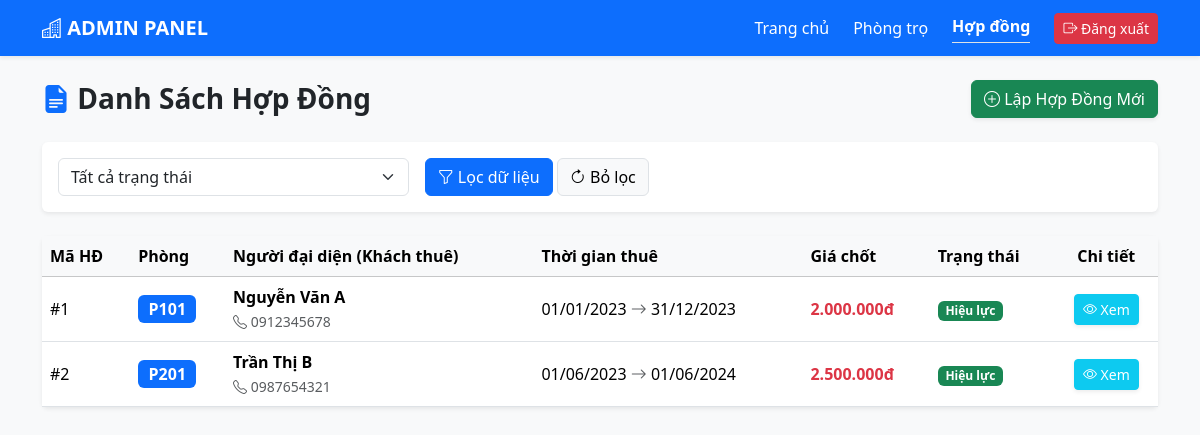
The app's page /index.php?controller=contract&action=index (signed in) with its own data.
### tables this page shows
CREATE TABLE `contracts` (
  `id` INT AUTO_INCREMENT PRIMARY KEY,
  `room_id` INT NOT NULL,
  `tenant_id` INT NOT NULL,
  `start_date` DATE NOT NULL,
  `end_date` DATE NOT NULL,
  `rental_price` DECIMAL(10,2) NOT NULL,
  `deposit` DECIMAL(10,2) DEFAULT 0,
  `status` ENUM('active', 'terminated', 'expired') DEFAULT 'active',
  `created_at` DATETIME DEFAULT CURRENT_TIMESTAMP,
  FOREIGN KEY (`room_id`) REFERENCES `rooms`(`id`) ON DELETE RESTRICT ON UPDATE CASCADE,
  FOREIGN KEY (`tenant_id`) REFERENCES `tenants`(`id`) ON DELETE RESTRICT ON UPDATE CASCADE
);

CREATE TABLE `rooms` (
  `id` INT AUTO_INCREMENT PRIMARY KEY,
  `room_number` VARCHAR(20) NOT NULL UNIQUE,
  `room_type_id` INT NOT NULL,
  `price` DECIMAL(10,2) NOT NULL,
  `status` ENUM('empty', 'rented', 'maintenance') DEFAULT 'empty',
  `max_occupants` INT DEFAULT 2,
  `description` TEXT,
  FOREIGN KEY (`room_type_id`) REFERENCES `room_types`(`id`) ON DELETE RESTRICT ON UPDATE CASCADE
);

CREATE TABLE `tenants` (
  `id` INT AUTO_INCREMENT PRIMARY KEY,
  `user_id` INT DEFAULT NULL,
  `fullname` VARCHAR(100) NOT NULL,
  `id_card` VARCHAR(20) NOT NULL UNIQUE,
  `phone` VARCHAR(15),
  `hometown` VARCHAR(100),
  `date_of_birth` DATE,
  FOREIGN KEY (`user_id`) REFERENCES `users`(`id`) ON DELETE SET NULL ON UPDATE CASCADE
);

### controllers/ContractController.php (called while the page is built, shortened)
<?php
require_once 'models/ContractModel.php';
class ContractController extends Controller {
    private $contractModel;
    public function __construct() {
        $database = new Database();
        $db = $database->getConnection();
        $this->contractModel = new ContractModel($db);
    }
    public function index() {
        $statusFilter = isset($_GET['status']) ? $_GET['status'] : '';
        $contracts = $this->contractModel->getAllContracts($statusFilter);
        $data = [
            'contracts' => $contracts,
            'currentStatus' => $statusFilter,
            'success_msg' => isset($_SESSION['success_msg']) ? $_SESSION['success_msg'] : '',
            'error_msg' => isset($_SESSION['error_msg']) ? $_SESSION['error_msg'] : ''
        ];
        $this->view('contracts/index', $data);
    }
}
?>

### models/ContractModel.php (called while the page is built, shortened)
<?php
class ContractModel {
    private $conn;
    public function __construct($db) {
        $this->conn = $db;
    }
    public function getAllContracts($statusFilter = '') {
        $query = "SELECT c.*, r.room_number, t.fullname as tenant_name, t.id_card, t.phone
                  FROM contracts c
                  JOIN rooms r ON c.room_id = r.id
                  JOIN tenants t ON c.tenant_id = t.id ";
        $query .= " ORDER BY c.created_at DESC";
        $stmt = $this->conn->prepare($query);
        $stmt->execute();
        return $stmt->fetchAll(PDO::FETCH_ASSOC);
    }
}
?>

### views/contracts/index.php (the view, shortened to what this page needs)
<!DOCTYPE html>
<html lang="vi">
<head>
    <link href="https://cdn.jsdelivr.net/npm/bootstrap@5.3.2/dist/css/bootstrap.min.css" rel="stylesheet">
    <link rel="stylesheet" href="https://cdn.jsdelivr.net/npm/bootstrap-icons@1.11.1/font/bootstrap-icons.css">
</head>
<body class="bg-light">
<nav class="navbar navbar-expand-lg navbar-dark bg-primary shadow-sm mb-4">
  <div class="container">
    <a class="navbar-brand fw-bold" href="index.php?controller=home&action=index"><i class="bi bi-buildings"></i> ADMIN PANEL</a>
    <div class="d-flex align-items-center text-white">
        <a href="index.php?controller=home&action=index" class="text-white text-decoration-none me-4">Trang chủ</a>
        <a href="index.php?controller=room&action=index" class="text-white text-decoration-none me-4">Phòng trọ</a>
        <a href="index.php?controller=contract&action=index" class="text-white text-decoration-none fw-bold border-bottom pb-1 me-4">Hợp đồng</a>
        <a href="index.php?controller=auth&action=logout" class="btn btn-sm btn-danger"><i class="bi bi-box-arrow-right"></i> Đăng xuất</a>
    </div>
  </div>
</nav>
<div class="container">
    <div class="d-flex justify-content-between align-items-center mb-4">
        <h3 class="fw-bold m-0"><i class="bi bi-file-earmark-text-fill text-primary"></i> Danh Sách Hợp Đồng</h3>
        <a href="index.php?controller=contract&action=create" class="btn btn-success shadow-sm">
            <i class="bi bi-plus-circle"></i> Lập Hợp Đồng Mới
        </a>
    </div>
    <div class="card shadow-sm border-0 mb-4">
        <div class="card-body">
            <form action="index.php" method="GET" class="row gx-3 gy-2 align-items-center">
                <div class="col-sm-4">
                    <select class="form-select" name="status">
                        <option value="">Tất cả trạng thái</option>
                    </select>
                </div>
                <div class="col-auto">
                    <button type="submit" class="btn btn-primary"><i class="bi bi-funnel"></i> Lọc dữ liệu</button>
                    <a href="index.php?controller=contract&action=index" class="btn btn-light border"><i class="bi bi-arrow-clockwise"></i> Bỏ lọc</a>
                </div>
            </form>
        </div>
    </div>
    <div class="card shadow-sm border-0">
        <div class="table-responsive">
            <table class="table table-hover align-middle mb-0">
                <thead class="table-light">
                    <tr>
                        <th>Mã HĐ</th>
                        <th>Phòng</th>
                        <th>Người đại diện (Khách thuê)</th>
                        <th>Thời gian thuê</th>
                        <th>Giá chốt</th>
                        <th>Trạng thái</th>
                        <th class="text-center">Chi tiết</th>
                    </tr>
                </thead>
                <tbody>
                    <?php if (count($contracts) > 0): ?>
                        <?php foreach($contracts as $c): ?>
                            <tr>
                                <td>#<?= $c['id'] ?></td>
                                <td><span class="badge bg-primary fs-6"><?= htmlspecialchars($c['room_number']) ?></span></td>
                                <td>
                                    <strong><?= htmlspecialchars($c['tenant_name']) ?></strong><br>
                                    <small class="text-muted"><i class="bi bi-telephone"></i> <?= htmlspecialchars($c['phone']) ?></small>
                                </td>
                                <td>
                                    <?= date('d/m/Y', strtotime($c['start_date'])) ?>
                                    <i class="bi bi-arrow-right text-muted"></i>
                                    <?= date('d/m/Y', strtotime($c['end_date'])) ?>
                                </td>
                                <td class="fw-bold text-danger"><?= number_format($c['rental_price'], 0, ',', '.') ?>đ</td>
                                <td>
                                    <?php
                                        if($c['status'] == 'active') echo '<span class="badge bg-success">Hiệu lực</span>';
                                        elseif($c['status'] == 'terminated') echo '<span class="badge bg-secondary">Đã thanh lý</span>';
                                        else echo '<span class="badge bg-warning text-dark">Hết hạn</span>';
                                    ?>
                                </td>
                                <td class="text-center">
                                    <a href="index.php?controller=contract&action=show&id=<?= $c['id'] ?>" class="btn btn-sm btn-info text-white shadow-sm" title="Xem chi tiết">
                                        <i class="bi bi-eye"></i> Xem
                                    </a>
                                </td>
                            </tr>
                        <?php endforeach; ?>
                    <?php else: ?>
                        <tr><td colspan="7" class="text-center py-4 text-muted">Không có dữ liệu hợp đồng!</td></tr>
                    <?php endif; ?>
                </tbody>
            </table>
        </div>
    </div>
</div>
</body>
</html>

### records on screen
contracts: id "1", room.room_number "P101", tenant.fullname "Nguyễn Văn A", tenant.phone "0912345678", start_date "01/01/2023", end_date "31/12/2023", rental_price "2.000.000", status "Hiệu lực"
contracts: id "2", room.room_number "P201", tenant.fullname "Trần Thị B", tenant.phone "0987654321", start_date "01/06/2023", end_date "01/06/2024", rental_price "2.500.000", status "Hiệu lực"
